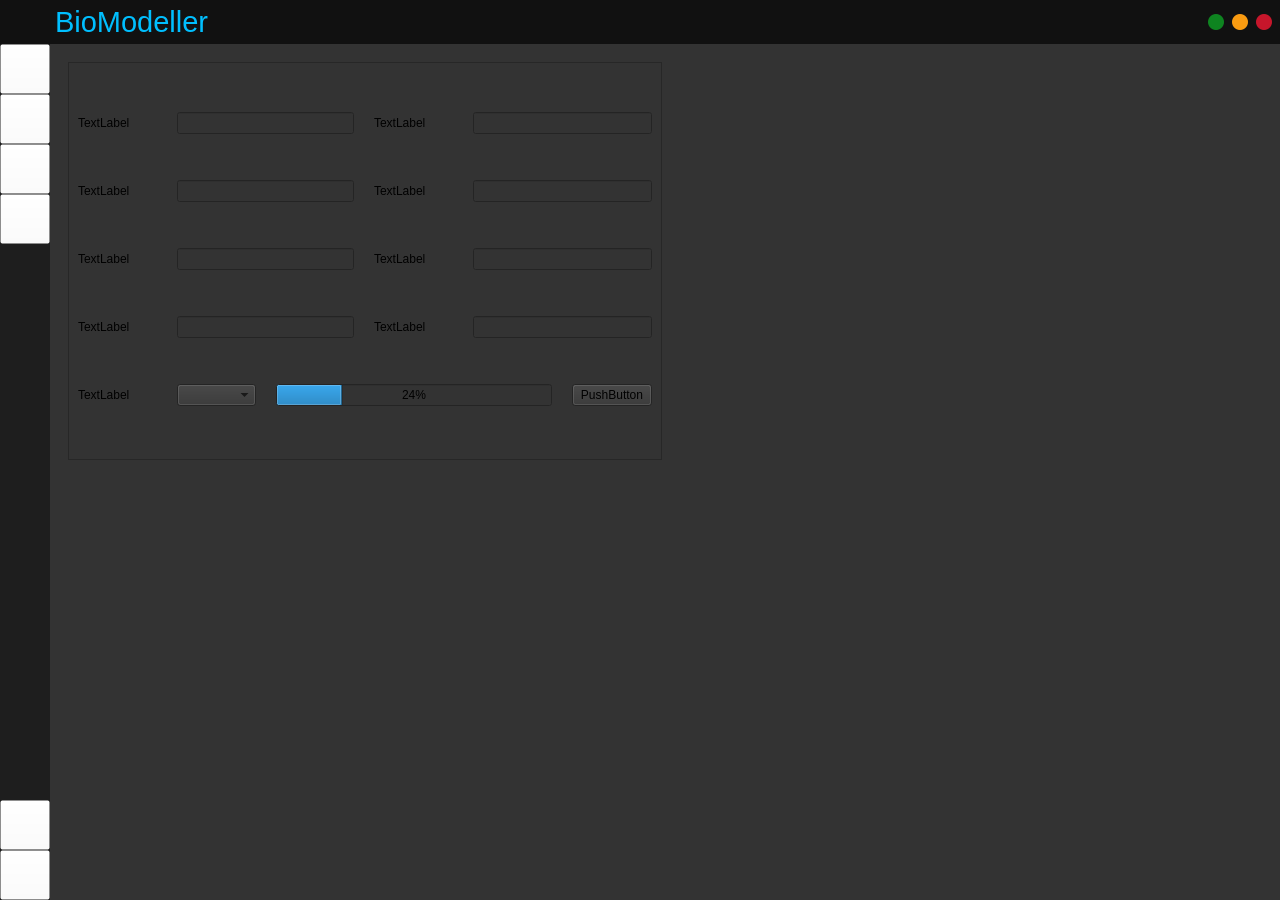
<?xml version="1.0" encoding="UTF-8"?>
<ui version="4.0">
 <class>MainWindow</class>
 <widget class="QMainWindow" name="MainWindow">
  <property name="geometry">
   <rect>
    <x>0</x>
    <y>0</y>
    <width>1280</width>
    <height>900</height>
   </rect>
  </property>
  <property name="windowTitle">
   <string>MainWindow</string>
  </property>
  <widget class="QWidget" name="centralwidget">
   <layout class="QVBoxLayout" name="verticalLayout">
    <property name="spacing">
     <number>0</number>
    </property>
    <property name="leftMargin">
     <number>0</number>
    </property>
    <property name="topMargin">
     <number>0</number>
    </property>
    <property name="rightMargin">
     <number>0</number>
    </property>
    <property name="bottomMargin">
     <number>0</number>
    </property>
    <item>
     <widget class="QFrame" name="frame_title">
      <property name="maximumSize">
       <size>
        <width>16777215</width>
        <height>50</height>
       </size>
      </property>
      <property name="styleSheet">
       <string notr="true">background-color: rgb(17, 17, 17);</string>
      </property>
      <property name="frameShape">
       <enum>QFrame::NoFrame</enum>
      </property>
      <property name="frameShadow">
       <enum>QFrame::Raised</enum>
      </property>
      <layout class="QHBoxLayout" name="horizontalLayout">
       <property name="spacing">
        <number>0</number>
       </property>
       <property name="leftMargin">
        <number>0</number>
       </property>
       <property name="topMargin">
        <number>0</number>
       </property>
       <property name="rightMargin">
        <number>0</number>
       </property>
       <property name="bottomMargin">
        <number>0</number>
       </property>
       <item>
        <widget class="QFrame" name="frame_title_title">
         <property name="frameShape">
          <enum>QFrame::NoFrame</enum>
         </property>
         <property name="frameShadow">
          <enum>QFrame::Raised</enum>
         </property>
         <layout class="QHBoxLayout" name="horizontalLayout_3">
          <property name="leftMargin">
           <number>4</number>
          </property>
          <property name="topMargin">
           <number>5</number>
          </property>
          <property name="rightMargin">
           <number>0</number>
          </property>
          <property name="bottomMargin">
           <number>5</number>
          </property>
          <item>
           <widget class="QLabel" name="label_logo">
            <property name="maximumSize">
             <size>
              <width>45</width>
              <height>16777215</height>
             </size>
            </property>
            <property name="text">
             <string/>
            </property>
            <property name="pixmap">
             <pixmap resource="resources/logo.qrc">:/resources/logo.png</pixmap>
            </property>
            <property name="scaledContents">
             <bool>true</bool>
            </property>
            <property name="alignment">
             <set>Qt::AlignCenter</set>
            </property>
           </widget>
          </item>
          <item>
           <widget class="QLabel" name="label_title">
            <property name="font">
             <font>
              <pointsize>22</pointsize>
             </font>
            </property>
            <property name="styleSheet">
             <string notr="true">color: rgb(0, 191, 255)</string>
            </property>
            <property name="text">
             <string>BioModeller</string>
            </property>
           </widget>
          </item>
         </layout>
        </widget>
       </item>
       <item>
        <widget class="QFrame" name="frame_title_controls">
         <property name="maximumSize">
          <size>
           <width>80</width>
           <height>16777215</height>
          </size>
         </property>
         <property name="frameShape">
          <enum>QFrame::NoFrame</enum>
         </property>
         <property name="frameShadow">
          <enum>QFrame::Raised</enum>
         </property>
         <layout class="QHBoxLayout" name="horizontalLayout_2">
          <property name="spacing">
           <number>0</number>
          </property>
          <property name="leftMargin">
           <number>0</number>
          </property>
          <property name="topMargin">
           <number>0</number>
          </property>
          <property name="rightMargin">
           <number>0</number>
          </property>
          <property name="bottomMargin">
           <number>0</number>
          </property>
          <item>
           <widget class="QPushButton" name="btn_minimize">
            <property name="minimumSize">
             <size>
              <width>15</width>
              <height>15</height>
             </size>
            </property>
            <property name="maximumSize">
             <size>
              <width>16</width>
              <height>16</height>
             </size>
            </property>
            <property name="styleSheet">
             <string notr="true">QPushButton {
	background-color: rgb(14, 132, 32);
	border: none;
	border-radius: 8px;	
}

QPushButton:hover {
	background-color: rgba(14, 132, 32, 150);
}</string>
            </property>
            <property name="text">
             <string/>
            </property>
           </widget>
          </item>
          <item>
           <widget class="QPushButton" name="btn_maximize">
            <property name="minimumSize">
             <size>
              <width>15</width>
              <height>15</height>
             </size>
            </property>
            <property name="maximumSize">
             <size>
              <width>16</width>
              <height>16</height>
             </size>
            </property>
            <property name="styleSheet">
             <string notr="true">QPushButton {
	background-color: rgb(249, 155, 17);
	border: none;
	border-radius: 8px;	
}

QPushButton:hover {
	background-color: rgb(255, 175, 17);
}</string>
            </property>
            <property name="text">
             <string/>
            </property>
           </widget>
          </item>
          <item>
           <widget class="QPushButton" name="btn_close">
            <property name="minimumSize">
             <size>
              <width>15</width>
              <height>15</height>
             </size>
            </property>
            <property name="maximumSize">
             <size>
              <width>16</width>
              <height>16</height>
             </size>
            </property>
            <property name="styleSheet">
             <string notr="true">QPushButton {
	background-color: rgb(199, 22, 43);
	border: none;
	border-radius: 8px;	
}

QPushButton:hover {
	background-color: rgb(245, 22, 43);
}</string>
            </property>
            <property name="text">
             <string/>
            </property>
           </widget>
          </item>
         </layout>
        </widget>
       </item>
      </layout>
     </widget>
    </item>
    <item>
     <widget class="QFrame" name="frame_app">
      <property name="styleSheet">
       <string notr="true">background-color: rgb(51, 51, 51);</string>
      </property>
      <property name="frameShape">
       <enum>QFrame::NoFrame</enum>
      </property>
      <property name="frameShadow">
       <enum>QFrame::Raised</enum>
      </property>
      <layout class="QHBoxLayout" name="horizontalLayout_4">
       <property name="spacing">
        <number>0</number>
       </property>
       <property name="leftMargin">
        <number>0</number>
       </property>
       <property name="topMargin">
        <number>0</number>
       </property>
       <property name="rightMargin">
        <number>0</number>
       </property>
       <property name="bottomMargin">
        <number>0</number>
       </property>
       <item>
        <widget class="QFrame" name="frame_menu">
         <property name="minimumSize">
          <size>
           <width>50</width>
           <height>0</height>
          </size>
         </property>
         <property name="maximumSize">
          <size>
           <width>50</width>
           <height>16777215</height>
          </size>
         </property>
         <property name="styleSheet">
          <string notr="true">background-color: rgb(30, 30, 30);</string>
         </property>
         <property name="frameShape">
          <enum>QFrame::NoFrame</enum>
         </property>
         <property name="frameShadow">
          <enum>QFrame::Raised</enum>
         </property>
         <layout class="QVBoxLayout" name="verticalLayout_2">
          <property name="spacing">
           <number>0</number>
          </property>
          <property name="leftMargin">
           <number>0</number>
          </property>
          <property name="topMargin">
           <number>0</number>
          </property>
          <property name="rightMargin">
           <number>0</number>
          </property>
          <property name="bottomMargin">
           <number>0</number>
          </property>
          <item>
           <widget class="QFrame" name="frame_menu_home">
            <property name="maximumSize">
             <size>
              <width>16777215</width>
              <height>50</height>
             </size>
            </property>
            <property name="styleSheet">
             <string notr="true">QFrame  {
	background-color: rgba(255, 255, 255, 0);
}

QFrame:hover {
	background-color: rgb(0, 191, 255);
}</string>
            </property>
            <property name="frameShape">
             <enum>QFrame::NoFrame</enum>
            </property>
            <property name="frameShadow">
             <enum>QFrame::Raised</enum>
            </property>
            <layout class="QHBoxLayout" name="horizontalLayout_7">
             <property name="spacing">
              <number>0</number>
             </property>
             <property name="leftMargin">
              <number>0</number>
             </property>
             <property name="topMargin">
              <number>0</number>
             </property>
             <property name="rightMargin">
              <number>0</number>
             </property>
             <property name="bottomMargin">
              <number>0</number>
             </property>
             <item>
              <widget class="QPushButton" name="btn_menu_home">
               <property name="maximumSize">
                <size>
                 <width>16777215</width>
                 <height>50</height>
                </size>
               </property>
               <property name="styleSheet">
                <string notr="true">background-color: rgba(255, 255, 255, 0);</string>
               </property>
               <property name="text">
                <string/>
               </property>
               <property name="icon">
                <iconset resource="resources/menu/menu.qrc">
                 <normaloff>:/resorces/menu/Chart-Axes-50.png</normaloff>:/resorces/menu/Chart-Axes-50.png</iconset>
               </property>
               <property name="iconSize">
                <size>
                 <width>30</width>
                 <height>30</height>
                </size>
               </property>
              </widget>
             </item>
            </layout>
           </widget>
          </item>
          <item>
           <widget class="QFrame" name="frame_menu_new">
            <property name="maximumSize">
             <size>
              <width>16777215</width>
              <height>50</height>
             </size>
            </property>
            <property name="styleSheet">
             <string notr="true">QFrame  {
	background-color: rgba(255, 255, 255, 0);
}

QFrame:hover {
	background-color: rgb(0, 191, 255);
}</string>
            </property>
            <property name="frameShape">
             <enum>QFrame::NoFrame</enum>
            </property>
            <property name="frameShadow">
             <enum>QFrame::Raised</enum>
            </property>
            <layout class="QHBoxLayout" name="horizontalLayout_8">
             <property name="spacing">
              <number>0</number>
             </property>
             <property name="leftMargin">
              <number>0</number>
             </property>
             <property name="topMargin">
              <number>0</number>
             </property>
             <property name="rightMargin">
              <number>0</number>
             </property>
             <property name="bottomMargin">
              <number>0</number>
             </property>
             <item>
              <widget class="QPushButton" name="btn_menu_new">
               <property name="maximumSize">
                <size>
                 <width>16777215</width>
                 <height>50</height>
                </size>
               </property>
               <property name="styleSheet">
                <string notr="true">background-color: rgba(255, 255, 255, 0);</string>
               </property>
               <property name="text">
                <string/>
               </property>
               <property name="icon">
                <iconset resource="resources/menu/menu.qrc">
                 <normaloff>:/resorces/menu/Document-Add-01-50.png</normaloff>:/resorces/menu/Document-Add-01-50.png</iconset>
               </property>
               <property name="iconSize">
                <size>
                 <width>27</width>
                 <height>27</height>
                </size>
               </property>
              </widget>
             </item>
            </layout>
           </widget>
          </item>
          <item>
           <widget class="QFrame" name="frame_save">
            <property name="maximumSize">
             <size>
              <width>16777215</width>
              <height>50</height>
             </size>
            </property>
            <property name="styleSheet">
             <string notr="true">QFrame  {
	background-color: rgba(255, 255, 255, 0);
}

QFrame:hover {
	background-color: rgb(0, 191, 255);
}</string>
            </property>
            <property name="frameShape">
             <enum>QFrame::NoFrame</enum>
            </property>
            <property name="frameShadow">
             <enum>QFrame::Raised</enum>
            </property>
            <layout class="QHBoxLayout" name="horizontalLayout_9">
             <property name="spacing">
              <number>0</number>
             </property>
             <property name="leftMargin">
              <number>0</number>
             </property>
             <property name="topMargin">
              <number>0</number>
             </property>
             <property name="rightMargin">
              <number>0</number>
             </property>
             <property name="bottomMargin">
              <number>0</number>
             </property>
             <item>
              <widget class="QPushButton" name="btn_menu_save">
               <property name="maximumSize">
                <size>
                 <width>16777215</width>
                 <height>50</height>
                </size>
               </property>
               <property name="styleSheet">
                <string notr="true">background-color: rgba(255, 255, 255, 0);</string>
               </property>
               <property name="text">
                <string/>
               </property>
               <property name="icon">
                <iconset resource="resources/menu/menu.qrc">
                 <normaloff>:/resorces/menu/Floppy-50.png</normaloff>
                 <normalon>:/resorces/menu/Floppy-50.png</normalon>
                 <disabledoff>:/resorces/menu/Floppy-50.png</disabledoff>
                 <activeoff>:/resorces/menu/Floppy-50.png</activeoff>
                 <selectedoff>:/resorces/menu/Floppy-50.png</selectedoff>:/resorces/menu/Floppy-50.png</iconset>
               </property>
               <property name="iconSize">
                <size>
                 <width>27</width>
                 <height>27</height>
                </size>
               </property>
              </widget>
             </item>
            </layout>
           </widget>
          </item>
          <item>
           <widget class="QFrame" name="frame_open">
            <property name="maximumSize">
             <size>
              <width>16777215</width>
              <height>50</height>
             </size>
            </property>
            <property name="styleSheet">
             <string notr="true">QFrame  {
	background-color: rgba(255, 255, 255, 0);
}

QFrame:hover {
	background-color: rgb(0, 191, 255);
}</string>
            </property>
            <property name="frameShape">
             <enum>QFrame::NoFrame</enum>
            </property>
            <property name="frameShadow">
             <enum>QFrame::Raised</enum>
            </property>
            <layout class="QHBoxLayout" name="horizontalLayout_10">
             <property name="spacing">
              <number>0</number>
             </property>
             <property name="leftMargin">
              <number>0</number>
             </property>
             <property name="topMargin">
              <number>0</number>
             </property>
             <property name="rightMargin">
              <number>0</number>
             </property>
             <property name="bottomMargin">
              <number>0</number>
             </property>
             <item>
              <widget class="QPushButton" name="btn_menu_open">
               <property name="maximumSize">
                <size>
                 <width>16777215</width>
                 <height>50</height>
                </size>
               </property>
               <property name="styleSheet">
                <string notr="true">background-color: rgba(255, 255, 255, 0);</string>
               </property>
               <property name="text">
                <string/>
               </property>
               <property name="icon">
                <iconset resource="resources/menu/menu.qrc">
                 <normaloff>:/resorces/menu/Open-50.png</normaloff>:/resorces/menu/Open-50.png</iconset>
               </property>
               <property name="iconSize">
                <size>
                 <width>27</width>
                 <height>27</height>
                </size>
               </property>
              </widget>
             </item>
            </layout>
           </widget>
          </item>
          <item>
           <widget class="QFrame" name="frame_filler">
            <property name="styleSheet">
             <string notr="true">QFrame  {
	background-color: rgba(255, 255, 255, 0);
}
</string>
            </property>
            <property name="frameShape">
             <enum>QFrame::NoFrame</enum>
            </property>
            <property name="frameShadow">
             <enum>QFrame::Raised</enum>
            </property>
           </widget>
          </item>
          <item>
           <widget class="QFrame" name="frame_menu_help">
            <property name="maximumSize">
             <size>
              <width>16777215</width>
              <height>50</height>
             </size>
            </property>
            <property name="styleSheet">
             <string notr="true">QFrame  {
	background-color: rgba(255, 255, 255, 0);
}

QFrame:hover {
	background-color: rgb(0, 191, 255);
}</string>
            </property>
            <property name="frameShape">
             <enum>QFrame::NoFrame</enum>
            </property>
            <property name="frameShadow">
             <enum>QFrame::Raised</enum>
            </property>
            <layout class="QHBoxLayout" name="horizontalLayout_5">
             <property name="spacing">
              <number>0</number>
             </property>
             <property name="leftMargin">
              <number>0</number>
             </property>
             <property name="topMargin">
              <number>0</number>
             </property>
             <property name="rightMargin">
              <number>0</number>
             </property>
             <property name="bottomMargin">
              <number>0</number>
             </property>
             <item>
              <widget class="QPushButton" name="btn_menu_help">
               <property name="maximumSize">
                <size>
                 <width>16777215</width>
                 <height>50</height>
                </size>
               </property>
               <property name="styleSheet">
                <string notr="true">background-color: rgba(255, 255, 255, 0);</string>
               </property>
               <property name="text">
                <string/>
               </property>
               <property name="icon">
                <iconset resource="resources/menu/menu.qrc">
                 <normaloff>:/resorces/menu/Help-50.png</normaloff>:/resorces/menu/Help-50.png</iconset>
               </property>
               <property name="iconSize">
                <size>
                 <width>30</width>
                 <height>30</height>
                </size>
               </property>
              </widget>
             </item>
            </layout>
           </widget>
          </item>
          <item>
           <widget class="QFrame" name="frame_menu_exit">
            <property name="maximumSize">
             <size>
              <width>16777215</width>
              <height>50</height>
             </size>
            </property>
            <property name="styleSheet">
             <string notr="true">QFrame  {
	background-color: rgba(255, 255, 255, 0);
}

QFrame:hover {
	background-color: rgb(0, 191, 255);
}</string>
            </property>
            <property name="frameShape">
             <enum>QFrame::NoFrame</enum>
            </property>
            <property name="frameShadow">
             <enum>QFrame::Raised</enum>
            </property>
            <layout class="QHBoxLayout" name="horizontalLayout_11">
             <property name="spacing">
              <number>0</number>
             </property>
             <property name="leftMargin">
              <number>0</number>
             </property>
             <property name="topMargin">
              <number>0</number>
             </property>
             <property name="rightMargin">
              <number>0</number>
             </property>
             <property name="bottomMargin">
              <number>0</number>
             </property>
             <item>
              <widget class="QPushButton" name="btn_menu_exit">
               <property name="maximumSize">
                <size>
                 <width>16777215</width>
                 <height>50</height>
                </size>
               </property>
               <property name="styleSheet">
                <string notr="true">background-color: rgba(255, 255, 255, 0);</string>
               </property>
               <property name="text">
                <string/>
               </property>
               <property name="icon">
                <iconset resource="resources/menu/menu.qrc">
                 <normaloff>:/resorces/menu/Close-50.png</normaloff>:/resorces/menu/Close-50.png</iconset>
               </property>
               <property name="iconSize">
                <size>
                 <width>25</width>
                 <height>25</height>
                </size>
               </property>
              </widget>
             </item>
            </layout>
           </widget>
          </item>
         </layout>
        </widget>
       </item>
       <item>
        <widget class="QFrame" name="frame_content">
         <property name="frameShape">
          <enum>QFrame::NoFrame</enum>
         </property>
         <property name="frameShadow">
          <enum>QFrame::Raised</enum>
         </property>
         <layout class="QVBoxLayout" name="verticalLayout_3">
          <property name="spacing">
           <number>0</number>
          </property>
          <property name="leftMargin">
           <number>0</number>
          </property>
          <property name="topMargin">
           <number>0</number>
          </property>
          <property name="rightMargin">
           <number>0</number>
          </property>
          <property name="bottomMargin">
           <number>0</number>
          </property>
          <item>
           <widget class="QStackedWidget" name="stackedWidget">
            <widget class="QWidget" name="page_graphs">
             <layout class="QVBoxLayout" name="verticalLayout_4">
              <item>
               <widget class="QFrame" name="frame_graphs_top">
                <property name="frameShape">
                 <enum>QFrame::NoFrame</enum>
                </property>
                <property name="frameShadow">
                 <enum>QFrame::Raised</enum>
                </property>
                <layout class="QHBoxLayout" name="horizontalLayout_6">
                 <item>
                  <widget class="QFrame" name="frame_model_settings">
                   <property name="frameShape">
                    <enum>QFrame::StyledPanel</enum>
                   </property>
                   <property name="frameShadow">
                    <enum>QFrame::Raised</enum>
                   </property>
                   <layout class="QGridLayout" name="gridLayout">
                    <property name="horizontalSpacing">
                     <number>20</number>
                    </property>
                    <item row="0" column="0">
                     <widget class="QLabel" name="label_2">
                      <property name="text">
                       <string>TextLabel</string>
                      </property>
                     </widget>
                    </item>
                    <item row="0" column="1" colspan="2">
                     <widget class="QLineEdit" name="lineEdit"/>
                    </item>
                    <item row="0" column="3">
                     <widget class="QLabel" name="label_6">
                      <property name="text">
                       <string>TextLabel</string>
                      </property>
                     </widget>
                    </item>
                    <item row="0" column="4" colspan="2">
                     <widget class="QLineEdit" name="lineEdit_5"/>
                    </item>
                    <item row="1" column="0">
                     <widget class="QLabel" name="label_3">
                      <property name="text">
                       <string>TextLabel</string>
                      </property>
                     </widget>
                    </item>
                    <item row="1" column="1" colspan="2">
                     <widget class="QLineEdit" name="lineEdit_2"/>
                    </item>
                    <item row="1" column="3">
                     <widget class="QLabel" name="label_7">
                      <property name="text">
                       <string>TextLabel</string>
                      </property>
                     </widget>
                    </item>
                    <item row="1" column="4" colspan="2">
                     <widget class="QLineEdit" name="lineEdit_6"/>
                    </item>
                    <item row="2" column="0">
                     <widget class="QLabel" name="label_4">
                      <property name="text">
                       <string>TextLabel</string>
                      </property>
                     </widget>
                    </item>
                    <item row="2" column="1" colspan="2">
                     <widget class="QLineEdit" name="lineEdit_3"/>
                    </item>
                    <item row="2" column="3">
                     <widget class="QLabel" name="label_8">
                      <property name="text">
                       <string>TextLabel</string>
                      </property>
                     </widget>
                    </item>
                    <item row="2" column="4" colspan="2">
                     <widget class="QLineEdit" name="lineEdit_7"/>
                    </item>
                    <item row="3" column="0">
                     <widget class="QLabel" name="label_5">
                      <property name="text">
                       <string>TextLabel</string>
                      </property>
                     </widget>
                    </item>
                    <item row="3" column="1" colspan="2">
                     <widget class="QLineEdit" name="lineEdit_4"/>
                    </item>
                    <item row="3" column="3">
                     <widget class="QLabel" name="label_9">
                      <property name="text">
                       <string>TextLabel</string>
                      </property>
                     </widget>
                    </item>
                    <item row="3" column="4" colspan="2">
                     <widget class="QLineEdit" name="lineEdit_8"/>
                    </item>
                    <item row="4" column="0">
                     <widget class="QLabel" name="label">
                      <property name="text">
                       <string>TextLabel</string>
                      </property>
                     </widget>
                    </item>
                    <item row="4" column="1">
                     <widget class="QComboBox" name="comboBox"/>
                    </item>
                    <item row="4" column="2" colspan="3">
                     <widget class="QProgressBar" name="progressBar">
                      <property name="value">
                       <number>24</number>
                      </property>
                     </widget>
                    </item>
                    <item row="4" column="5">
                     <widget class="QPushButton" name="pushButton">
                      <property name="text">
                       <string>PushButton</string>
                      </property>
                     </widget>
                    </item>
                   </layout>
                  </widget>
                 </item>
                 <item>
                  <widget class="QFrame" name="frame_graph_1">
                   <property name="frameShape">
                    <enum>QFrame::NoFrame</enum>
                   </property>
                   <property name="frameShadow">
                    <enum>QFrame::Raised</enum>
                   </property>
                   <layout class="QHBoxLayout" name="horizontalLayout_13">
                    <item>
                     <widget class="PlotWidget" name="widget" native="true">
                      <property name="maximumSize">
                       <size>
                        <width>573</width>
                        <height>373</height>
                       </size>
                      </property>
                     </widget>
                    </item>
                   </layout>
                  </widget>
                 </item>
                </layout>
               </widget>
              </item>
              <item>
               <widget class="QFrame" name="frame_graphs_bottom">
                <property name="frameShape">
                 <enum>QFrame::NoFrame</enum>
                </property>
                <property name="frameShadow">
                 <enum>QFrame::Raised</enum>
                </property>
                <layout class="QHBoxLayout" name="horizontalLayout_12">
                 <item>
                  <widget class="QFrame" name="frame_graph_phase">
                   <property name="frameShape">
                    <enum>QFrame::NoFrame</enum>
                   </property>
                   <property name="frameShadow">
                    <enum>QFrame::Raised</enum>
                   </property>
                   <layout class="QHBoxLayout" name="horizontalLayout_14">
                    <item>
                     <widget class="PlotWidget" name="widget_3" native="true">
                      <property name="maximumSize">
                       <size>
                        <width>573</width>
                        <height>373</height>
                       </size>
                      </property>
                     </widget>
                    </item>
                   </layout>
                  </widget>
                 </item>
                 <item>
                  <widget class="QFrame" name="frame_graph_2">
                   <property name="frameShape">
                    <enum>QFrame::NoFrame</enum>
                   </property>
                   <property name="frameShadow">
                    <enum>QFrame::Raised</enum>
                   </property>
                   <layout class="QHBoxLayout" name="horizontalLayout_15">
                    <item>
                     <widget class="PlotWidget" name="widget_2" native="true">
                      <property name="maximumSize">
                       <size>
                        <width>573</width>
                        <height>373</height>
                       </size>
                      </property>
                     </widget>
                    </item>
                   </layout>
                  </widget>
                 </item>
                </layout>
               </widget>
              </item>
             </layout>
            </widget>
            <widget class="QWidget" name="page_help"/>
           </widget>
          </item>
         </layout>
        </widget>
       </item>
      </layout>
     </widget>
    </item>
   </layout>
  </widget>
 </widget>
 <customwidgets>
  <customwidget>
   <class>PlotWidget</class>
   <extends>QWidget</extends>
   <header>pyqtgraph</header>
   <container>1</container>
  </customwidget>
 </customwidgets>
 <resources>
  <include location="resources/logo.qrc"/>
  <include location="resources/menu/menu.qrc"/>
  <include location="../../../.designer/backup/resources/menu/menu.qrc"/>
  <include location="../../../.designer/backup/resources/logo.qrc"/>
 </resources>
 <connections/>
</ui>
